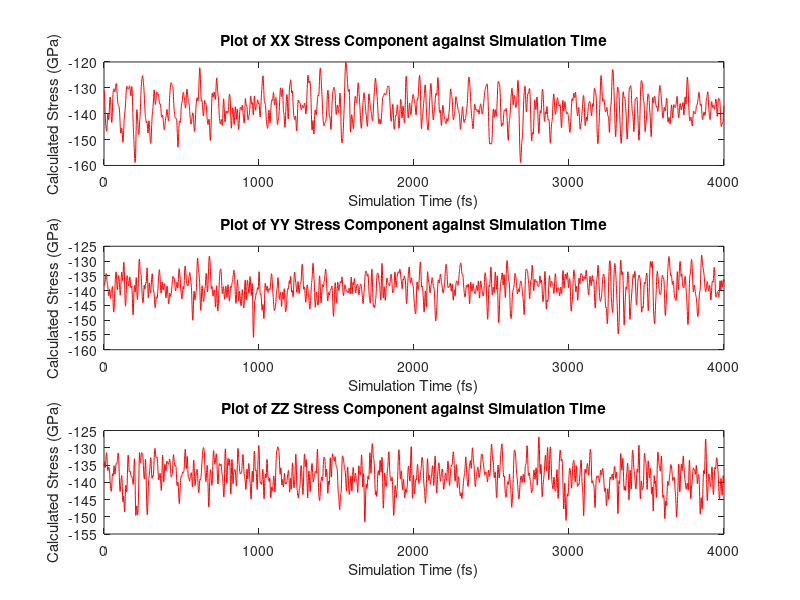

The MATLAB script that drew this image:
 % MATLAB script to read in measurements calculated stresses
% and plot them as a function of time.


% ______________________________________________________________
%|                   Marisabel Gonzalez                         |
%|                       15/04/2017                             |
%|______________________________________________________________|



% ______________________________________________________________
%|                         NOMENCLATURE                          
%|______________________________________________________________

% data - matrix to store data
% area - store area selected by the user
% rwcl - stores dimensions of data
% sm - stores sum 
% nv - store number of values 
% filename - store the filename for output file 

% _______________________________________________________________



% TELLS USER WHAT THE SCRIPT DOES
fprintf('%s\n','This script reads in calculated stresses,')  
fprintf('%s\n','and plots them as a function of time.' ) 


% OPEN FILE FOR READING
fid = fopen('stress3d.dat','r');
data = fscanf(fid,'%i %f %f %f',[4 inf]); 
fclose(fid);
data = data';



% ______________________________________________________________
%|                       PLOTTING DATA                           
%|______________________________________________________________

% PLOT XX STRESS COMPONENT
subplot(3,1,1)
plot(data(:,1),data(:,2),'r-')
xlabel('Simulation Time (fs)');
ylabel('Calculated Stress (GPa)');
title('Plot of XX Stress Component against Simulation Time')


% PLOT YY STRESS COMPONENT
subplot(3,1,2)
plot(data(:,1),data(:,3),'r-')
xlabel('Simulation Time (fs)');
ylabel('Calculated Stress (GPa)');
title('Plot of YY Stress Component against Simulation Time')


% PLOT ZZ STRESS COMPONENT
subplot(3,1,3)
plot(data(:,1),data(:,4),'r-')
xlabel('Simulation Time (fs)');
ylabel('Calculated Stress (GPa)');
title('Plot of ZZ Stress Component against Simulation Time')

% ______________________________________________________________
%|                              END                    
%|______________________________________________________________
